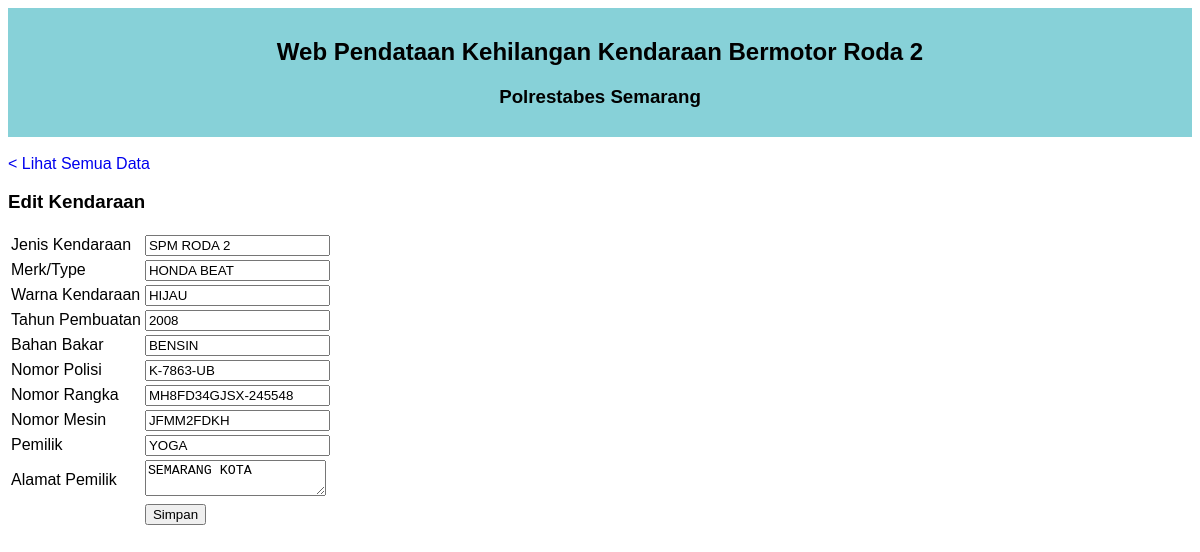
Screenshot of /form_edit.php?id=1 with the database file from the repository.
### tables this page shows
CREATE TABLE `kendaraan` (
  `id` int(11) NOT NULL,
  `jenis` varchar(50) NOT NULL,
  `merk` varchar(80) NOT NULL,
  `warna` varchar(50) NOT NULL,
  `tahun` varchar(4) NOT NULL,
  `bbm` varchar(80) NOT NULL,
  `nopol` varchar(80) NOT NULL,
  `norangka` varchar(80) NOT NULL,
  `nomesin` varchar(80) NOT NULL,
  `pemilik` varchar(80) NOT NULL,
  `alamat` text NOT NULL
);

### form_edit.php (the view, shortened to what this page needs)
<!DOCTYPE html>
<html>
<head>
	<link rel="stylesheet" type="text/css" href="style.css">
</head>
<body>
	<div class="judul">
		<h2>Web Pendataan Kehilangan Kendaraan Bermotor Roda 2</h2>
		<h3>Polrestabes Semarang</h3>
	</div>
	<br />
	<a href="index.php">< Lihat Semua Data</a>
	<h3>Edit Kendaraan</h3>
	<form action="proses_edit.php" method="post">
		<?php
		$id = $_GET['id'];
		$query = mysql_query("SELECT * FROM kendaraan WHERE id = '$id'") or die(mysql_error());
		$data = mysql_fetch_array($query);
		?>
		<table>
			<tr>
				<td>Jenis Kendaraan</td>
				<td>
					<input type="text" name="jenis" value="<?php echo $data['jenis'] ?>" required>
				</td>
			</tr>
			<tr>
				<td>Merk/Type</td>
				<td><input type="text" name="merk" value="<?php echo $data['merk'] ?>" required></td>
			</tr>
			<tr>
				<td>Warna Kendaraan</td>
				<td><input type="text" name="warna" value="<?php echo $data['warna'] ?>" required></td>
			</tr>
			<tr>
				<td>Tahun Pembuatan</td>
				<td><input type="number" name="tahun" value="<?php echo $data['tahun'] ?>" required></td>
			</tr>
			<tr>
				<td>Bahan Bakar</td>
				<td><input type="text" name="bbm" value="<?php echo $data['bbm'] ?>" required></td>
			</tr>
			<tr>
				<td>Nomor Polisi</td>
				<td><input type="text" name="nopol" value="<?php echo $data['nopol'] ?>" required></td>
			</tr>
			<tr>
				<td>Nomor Rangka</td>
				<td><input type="text" name="norangka" value="<?php echo $data['norangka'] ?>" required></td>
			</tr>
			<tr>
				<td>Nomor Mesin</td>
				<td><input type="text" name="nomesin" value="<?php echo $data['nomesin'] ?>" required></td>
			</tr>
			<tr>
				<td>Pemilik</td>
				<td><input type="text" name="pemilik" value="<?php echo $data['pemilik'] ?>" required></td>
			</tr>
			<tr>
				<td>Alamat Pemilik</td>
				<td><textarea name="alamat" required><?php echo $data['alamat'] ?></textarea></td>
			</tr>
				<td></td>
				<td><button type="submit">Simpan</button></td>
		</table>
	</form>
</body>
</html>

### style.css (style rules this page uses)
body { font-family: 'Gill Sans', 'Gill Sans MT', Calibri, 'Trebuchet MS', sans-serif; }
.judul { background: #87D1D8; padding: 10px; text-align: center; }
a { text-decoration: none; }

### rows the page displays
kendaraan: jenis "SPM RODA 2", merk "HONDA BEAT", warna "HIJAU", tahun "2008", bbm "BENSIN", nopol "K-7863-UB", norangka "MH8FD34GJSX-245548", nomesin "JFMM2FDKH", pemilik "YOGA", alamat "SEMARANG KOTA"
